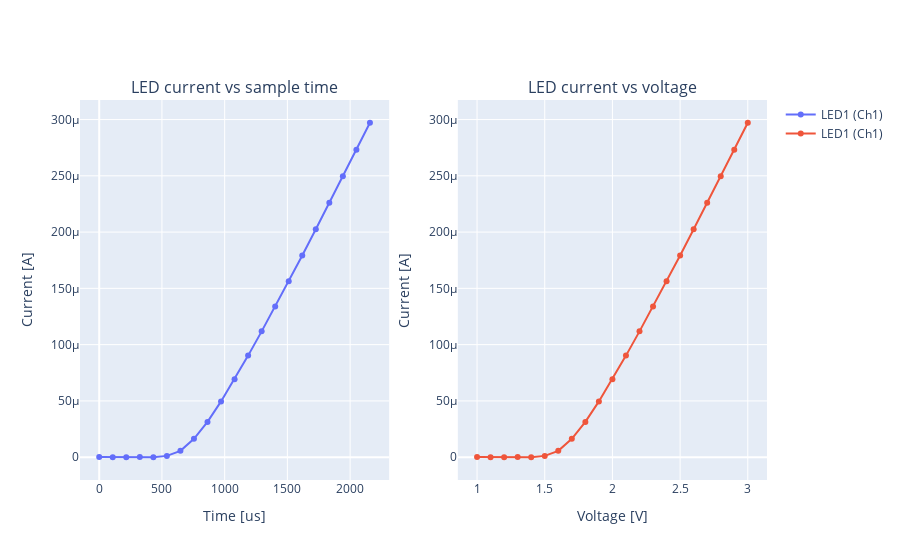

The cell this chart's notebook holds for it:
### Markdown cell above
#### Plotting the results
The results are visualised as plots below:

### Code cell
fig = make_subplots(rows=1, cols=2,  subplot_titles=("LED current vs sample time", "LED current vs voltage"))
fig.add_trace(go.Scatter(x=sample_times, y=currents_LED1,
                    mode='lines+markers',
                    name='LED1 (Ch1)'),  row=1, col=1)
fig.add_trace(go.Scatter(x=voltages_LED1, y=currents_LED1,
                    mode='lines+markers',
                    name='LED1 (Ch1)'),  row=1, col=2)
fig.update_xaxes(title_text="Time [us]", row=1, col=1)
fig.update_yaxes(title_text="Current [A]", row=1, col=1)
fig.update_xaxes(title_text="Voltage [V]", row=1, col=2)
fig.update_yaxes(title_text="Current [A]", row=1, col=2)
fig
#uncomment in pure python script:
#fig.show()

### Figure 1 — Plotly figure (JSON) as saved in the notebook; plotly's stock layout.template omitted (floating-point values rounded to 4 significant figures)
{"data": [{"mode": "lines+markers", "name": "LED1 (Ch1)", "type": "scatter", "x": [0, 107.9, 215.8, 323.7, 431.6, 539.5, 647.4, 755.3, 863.2, 971.1, 1079, 1187.0, 1295.0, 1403.0, 1511.0, 1618.0, 1726.0, 1834.0, 1942.0, 2050.0, 2158], "xaxis": "x", "y": [6.714e-08, 0, 0, 1.343e-07, -6.714e-08, 1.141e-06, 5.64e-06, 1.631e-05, 3.135e-05, 4.955e-05, 6.929e-05, 9.023e-05, 0.0001118, 0.0001339, 0.0001564, 0.0001792, 0.0002025, 0.000226, 0.0002496, 0.0002733, 0.0002972], "yaxis": "y"}, {"mode": "lines+markers", "name": "LED1 (Ch1)", "type": "scatter", "x": [1, 1.1, 1.2, 1.3, 1.4, 1.5, 1.6, 1.7, 1.8, 1.9, 2, 2.1, 2.2, 2.3, 2.4, 2.5, 2.6, 2.7, 2.8, 2.9, 3], "xaxis": "x2", "y": [6.714e-08, 0, 0, 1.343e-07, -6.714e-08, 1.141e-06, 5.64e-06, 1.631e-05, 3.135e-05, 4.955e-05, 6.929e-05, 9.023e-05, 0.0001118, 0.0001339, 0.0001564, 0.0001792, 0.0002025, 0.000226, 0.0002496, 0.0002733, 0.0002972], "yaxis": "y2"}], "layout": {"annotations": [{"font": {"size": 16}, "showarrow": false, "text": "LED current vs sample time", "x": 0.225, "xanchor": "center", "xref": "paper", "y": 1, "yanchor": "bottom", "yref": "paper"}, {"font": {"size": 16}, "showarrow": false, "text": "LED current vs voltage", "x": 0.775, "xanchor": "center", "xref": "paper", "y": 1, "yanchor": "bottom", "yref": "paper"}], "autosize": true, "xaxis": {"anchor": "y", "autorange": true, "domain": [0, 0.45], "range": [-145.7, 2304.0], "title": {"text": "Time [us]"}, "type": "linear"}, "xaxis2": {"anchor": "y2", "autorange": true, "domain": [0.55, 1], "range": [0.8649, 3.135], "title": {"text": "Voltage [V]"}, "type": "linear"}, "yaxis": {"anchor": "x", "autorange": true, "domain": [0, 1], "range": [-2.46e-05, 0.0003217], "title": {"text": "Current [A]"}, "type": "linear"}, "yaxis2": {"anchor": "x2", "autorange": true, "domain": [0, 1], "range": [-2.46e-05, 0.0003217], "title": {"text": "Current [A]"}, "type": "linear"}}}
